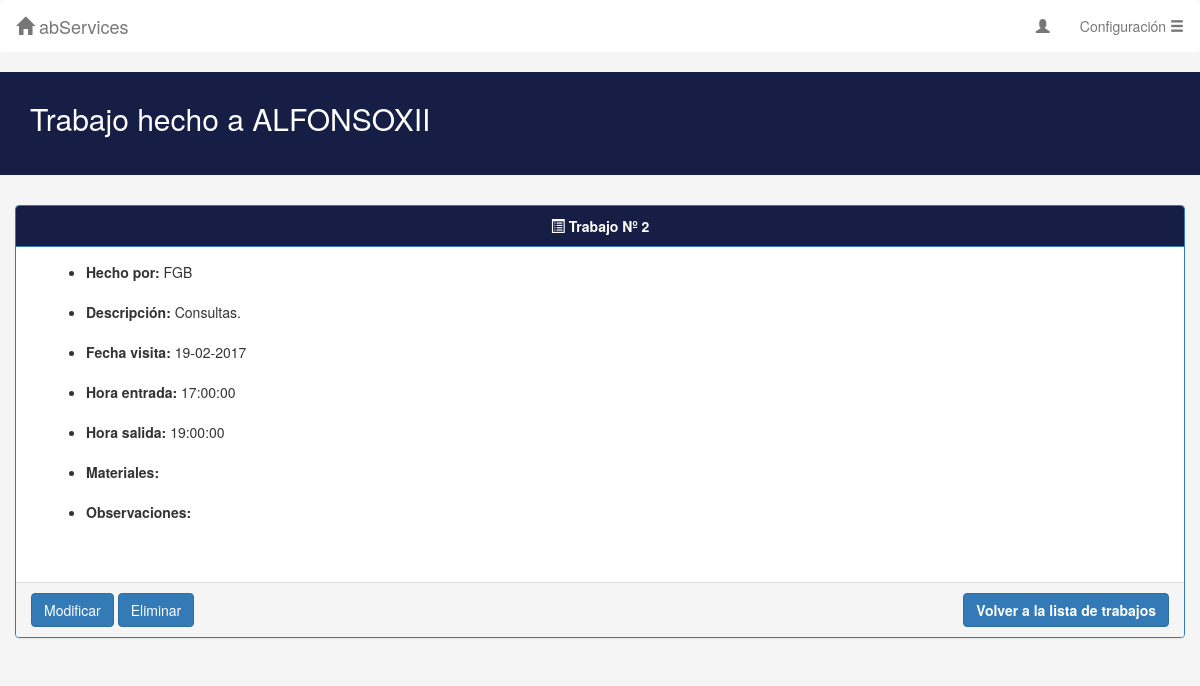
The page /infoTrabajo.php?id=2&cliente=ALFONSOXII on the database as committed earlier.
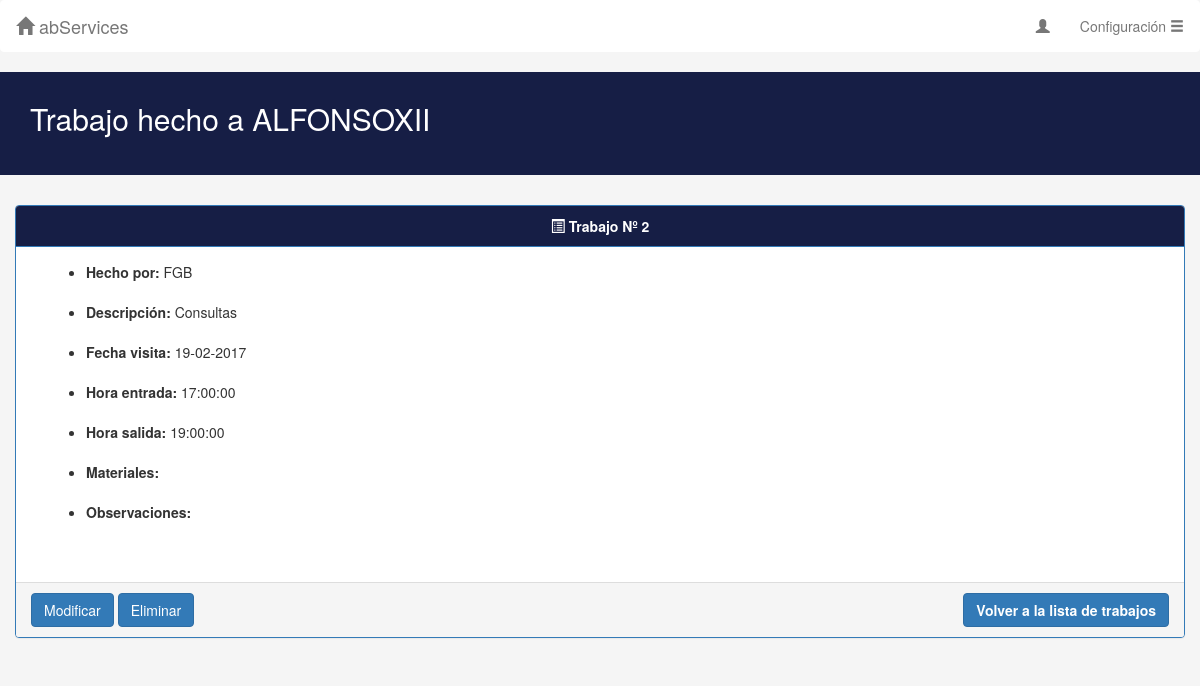
The same page on the database as committed later.
### tables this page shows
CREATE TABLE `trabajos` (
  `Id` int(11) NOT NULL,
  `IdCliente` varchar(30) NOT NULL,
  `Trabajador` varchar(3) NOT NULL,
  `FVisita` date NOT NULL,
  `HoraE` time NOT NULL,
  `HoraS` time NOT NULL,
  `Descripcion` text NOT NULL,
  `DescripcionMat` text,
  `Observaciones` text
);

### includes/php/config.php (called while the page is built, shortened)
<?php
$mysqli = new mysqli(BD_HOST, BD_USER, BD_PASS, BD_NAME);
$mysqli->set_charset("utf8");
function sanitizeArgs(&$args) {
	global $mysqli;
	for($i=0; $i < count($args); $i++){
		$args[$i] = mysqli_real_escape_string($mysqli, $args[$i]);
		$args[$i] = htmlspecialchars_decode(trim(strip_tags(stripslashes($args[$i]))));
	}
}
?>

### includes/php/trabajosBD.php (called while the page is built, shortened)
<?php
require_once(__DIR__."/config.php");
function getInfoWork($id){
	global $mysqli;
	$args = array($id);
	$pst = $mysqli->prepare("SELECT * FROM trabajos WHERE Id = ?");
	$pst->bind_param("i",$args[0]);
	$pst->execute();
	$result = $pst->get_result();
	while($row = $result->fetch_array(MYSQLI_ASSOC)){
		$info = $row;
	}
	return $info;
}
?>

### includes/php/trabajos.php (called while the page is built, shortened)
<?php
require_once __DIR__.'/config.php';
require_once __DIR__.'/trabajosBD.php';
function conseguirInfoTrabajo($id){
	$result = getInfoWork($id);
	return $result;
}
?>

### infoTrabajo.php (the view, shortened to what this page needs)
<?php require_once __DIR__.'/includes/php/config.php';?>
<!DOCTYPE html>
<html lang="en">
  <head>
	<?php
	$client = $_GET['cliente'];
	$id = $_GET['id'];
require(__DIR__.'/includes/php/trabajos.php');
	?>
    <link href="includes/css/bootstrap.min.css" rel="stylesheet" media="screen">
	<link rel="stylesheet" type="text/css" href="includes/css/style.css">
  </head>
  <body>
		<nav class="navbar navbar-default" role="navigation" id="navSup">
			<div class="navbar-header" id="navSupHeader">
				<a class="navbar-brand" href="homeClientes.php"><span class="glyphicon glyphicon-home"></span> abServices</a>
			</div>
			<div class="collapse navbar-collapse navbar-ex1-collapse" id="navSupDerecha">
				<ul class="nav navbar-nav navbar-right">
					<li><a href="#"><span class="glyphicon glyphicon-user"></span>  <?php echo $_SESSION["usuario"] ?></a></li>
					<li class="dropdown">
						<a href="#" class="dropdown-toggle" data-toggle="dropdown"> Configuración <span class="glyphicon glyphicon-menu-hamburger"></span></a>
					</li>
				</ul>
			</div>
		</nav>
		<div class="jumbotron">
				<div class="container">
				<h2 id="cab2">Trabajo hecho a <?php echo $client ?></h2>
				</div>
		</div>
		<div class="container-fluid">
						<div class="panel panel-primary" >
						<div class="panel-heading" id="panelHead"><div class="text-center"><strong><span class="glyphicon glyphicon-list-alt"></span> Trabajo Nº <?php echo $id ?></strong></div></div>
						<div class="panel-body">
								<?php
								$trabajos = conseguirInfoTrabajo($id);
								 ?>
									<div class="form-group"><div class="container-fluid">
										<ul>
										<li> <span id="negrita">Hecho por:</span> <?php echo $trabajos["Trabajador"]?></li><br>
										<li> <span id="negrita">Descripción:</span> <?php echo $trabajos["Descripcion"]?></li><br>
										<li> <span id="negrita">Fecha visita:</span> <?php echo  date_format(new DateTime($trabajos["FVisita"]), 'd-m-Y')?></li><br>
										<li> <span id="negrita">Hora entrada:</span> <?php echo $trabajos["HoraE"]?></li><br>
										<li> <span id="negrita">Hora salida:</span> <?php echo $trabajos["HoraS"]?></li><br>
										<li> <span id="negrita">Materiales:</span> <?php echo $trabajos["DescripcionMat"]?></li><br>
										<li> <span id="negrita">Observaciones:</span> <?php echo $trabajos["Observaciones"]?></li><br>
										</ul>
										</div></div>
						</div>
						<div class="panel-footer">
							<input  class="btn btn-primary" type="button" onclick="location.href='./modificarTrabajo.php?idTrabajo=<?php echo $id?>&cliente=<?php echo $client?>';" value="Modificar"></input>
							<input  class="btn btn-primary" type="button" onClick="eliminarWk('<?php echo $id?>')" value="Eliminar" data-toggle="modal" data-target="#myModal" id="deleteTrabajo" ></input>
							<a href="trabajosCliente.php?cliente=<?php echo $client ?>"><button style="float: right" id="botonCentrado" class="btn btn-primary"  value="Anadir"><strong>Volver a la lista de trabajos</strong></button></a>
						</div>
						</div>
		</div>
  </body>
</html>

Rows that differ between the two databases and show on the page:
changed trabajos "FGB": Descripcion "Consultas." → "Consultas"
